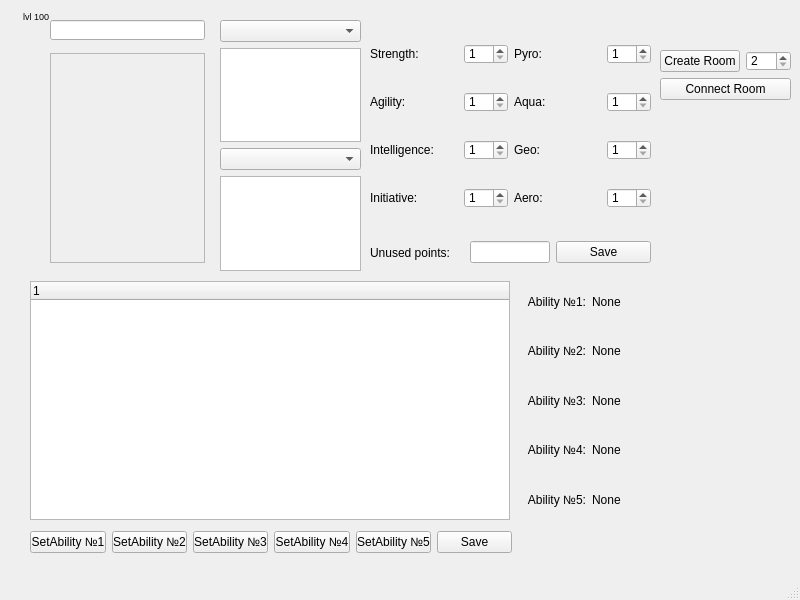
<?xml version="1.0" encoding="UTF-8"?>
<ui version="4.0">
 <class>MainWindow</class>
 <widget class="QMainWindow" name="MainWindow">
  <property name="geometry">
   <rect>
    <x>0</x>
    <y>0</y>
    <width>800</width>
    <height>600</height>
   </rect>
  </property>
  <property name="minimumSize">
   <size>
    <width>800</width>
    <height>600</height>
   </size>
  </property>
  <property name="windowTitle">
   <string>MainWindow</string>
  </property>
  <widget class="QWidget" name="centralwidget">
   <widget class="QFrame" name="Avatar">
    <property name="geometry">
     <rect>
      <x>50</x>
      <y>53</y>
      <width>155</width>
      <height>210</height>
     </rect>
    </property>
    <property name="minimumSize">
     <size>
      <width>155</width>
      <height>210</height>
     </size>
    </property>
    <property name="maximumSize">
     <size>
      <width>155</width>
      <height>210</height>
     </size>
    </property>
    <property name="frameShape">
     <enum>QFrame::StyledPanel</enum>
    </property>
    <property name="frameShadow">
     <enum>QFrame::Raised</enum>
    </property>
   </widget>
   <widget class="QLabel" name="Lvl">
    <property name="geometry">
     <rect>
      <x>18</x>
      <y>11</y>
      <width>31</width>
      <height>20</height>
     </rect>
    </property>
    <property name="font">
     <font>
      <pointsize>7</pointsize>
      <italic>false</italic>
      <kerning>true</kerning>
     </font>
    </property>
    <property name="text">
     <string>lvl 100</string>
    </property>
    <property name="alignment">
     <set>Qt::AlignRight|Qt::AlignTop|Qt::AlignTrailing</set>
    </property>
   </widget>
   <widget class="QLineEdit" name="Name">
    <property name="geometry">
     <rect>
      <x>50</x>
      <y>20</y>
      <width>155</width>
      <height>20</height>
     </rect>
    </property>
    <property name="font">
     <font>
      <family>Arial</family>
      <pointsize>9</pointsize>
      <weight>75</weight>
      <bold>true</bold>
     </font>
    </property>
   </widget>
   <widget class="QWidget" name="layoutWidget">
    <property name="geometry">
     <rect>
      <x>660</x>
      <y>50</y>
      <width>131</width>
      <height>81</height>
     </rect>
    </property>
    <layout class="QGridLayout" name="gridLayout_4">
     <item row="0" column="0">
      <layout class="QHBoxLayout" name="horizontalLayout_6">
       <item>
        <widget class="QPushButton" name="Create">
         <property name="text">
          <string>Create Room</string>
         </property>
        </widget>
       </item>
       <item>
        <widget class="QSpinBox" name="Value">
         <property name="maximumSize">
          <size>
           <width>48</width>
           <height>20</height>
          </size>
         </property>
         <property name="minimum">
          <number>2</number>
         </property>
         <property name="maximum">
          <number>10</number>
         </property>
        </widget>
       </item>
      </layout>
     </item>
     <item row="1" column="0">
      <widget class="QPushButton" name="Connect">
       <property name="text">
        <string>Connect Room</string>
       </property>
      </widget>
     </item>
     <item row="2" column="0">
      <widget class="QLabel" name="ErrorLable">
       <property name="font">
        <font>
         <family>Arial</family>
         <weight>75</weight>
         <bold>true</bold>
        </font>
       </property>
       <property name="text">
        <string/>
       </property>
       <property name="scaledContents">
        <bool>false</bool>
       </property>
       <property name="alignment">
        <set>Qt::AlignCenter</set>
       </property>
      </widget>
     </item>
    </layout>
   </widget>
   <widget class="QWidget" name="layoutWidget_2">
    <property name="geometry">
     <rect>
      <x>220</x>
      <y>20</y>
      <width>141</width>
      <height>251</height>
     </rect>
    </property>
    <layout class="QGridLayout" name="gridLayout_5">
     <item row="1" column="0">
      <widget class="QListWidget" name="WeaponView">
       <property name="spacing">
        <number>0</number>
       </property>
       <property name="gridSize">
        <size>
         <width>0</width>
         <height>16</height>
        </size>
       </property>
       <property name="modelColumn">
        <number>0</number>
       </property>
      </widget>
     </item>
     <item row="0" column="0">
      <widget class="QComboBox" name="WeaponBox">
       <property name="duplicatesEnabled">
        <bool>false</bool>
       </property>
      </widget>
     </item>
     <item row="3" column="0">
      <widget class="QListWidget" name="ArmorView">
       <property name="gridSize">
        <size>
         <width>0</width>
         <height>16</height>
        </size>
       </property>
      </widget>
     </item>
     <item row="2" column="0">
      <widget class="QComboBox" name="ArmorBox"/>
     </item>
    </layout>
   </widget>
   <widget class="QWidget" name="">
    <property name="geometry">
     <rect>
      <x>370</x>
      <y>240</y>
      <width>281</width>
      <height>25</height>
     </rect>
    </property>
    <layout class="QHBoxLayout" name="horizontalLayout_3">
     <property name="spacing">
      <number>6</number>
     </property>
     <item>
      <layout class="QHBoxLayout" name="horizontalLayout_2">
       <property name="spacing">
        <number>0</number>
       </property>
       <item>
        <widget class="QLabel" name="InitLable_2">
         <property name="minimumSize">
          <size>
           <width>90</width>
           <height>20</height>
          </size>
         </property>
         <property name="maximumSize">
          <size>
           <width>100</width>
           <height>16777215</height>
          </size>
         </property>
         <property name="font">
          <font>
           <family>Arial</family>
           <pointsize>9</pointsize>
          </font>
         </property>
         <property name="text">
          <string>Unused points:</string>
         </property>
        </widget>
       </item>
       <item>
        <widget class="QLineEdit" name="Points">
         <property name="minimumSize">
          <size>
           <width>30</width>
           <height>20</height>
          </size>
         </property>
         <property name="maximumSize">
          <size>
           <width>80</width>
           <height>16777215</height>
          </size>
         </property>
         <property name="readOnly">
          <bool>true</bool>
         </property>
        </widget>
       </item>
      </layout>
     </item>
     <item>
      <widget class="QPushButton" name="SavePoints">
       <property name="text">
        <string>Save</string>
       </property>
      </widget>
     </item>
    </layout>
   </widget>
   <widget class="QWidget" name="">
    <property name="geometry">
     <rect>
      <x>30</x>
      <y>530</y>
      <width>482</width>
      <height>25</height>
     </rect>
    </property>
    <layout class="QHBoxLayout" name="horizontalLayout_4">
     <item>
      <widget class="QPushButton" name="Set1">
       <property name="font">
        <font>
         <family>Arial</family>
        </font>
       </property>
       <property name="text">
        <string>SetAbility №1</string>
       </property>
      </widget>
     </item>
     <item>
      <widget class="QPushButton" name="Set2">
       <property name="font">
        <font>
         <family>Arial</family>
        </font>
       </property>
       <property name="text">
        <string>SetAbility №2</string>
       </property>
      </widget>
     </item>
     <item>
      <widget class="QPushButton" name="Set3">
       <property name="font">
        <font>
         <family>Arial</family>
        </font>
       </property>
       <property name="text">
        <string>SetAbility №3</string>
       </property>
      </widget>
     </item>
     <item>
      <widget class="QPushButton" name="Set4">
       <property name="font">
        <font>
         <family>Arial</family>
        </font>
       </property>
       <property name="text">
        <string>SetAbility №4</string>
       </property>
      </widget>
     </item>
     <item>
      <widget class="QPushButton" name="Set5">
       <property name="font">
        <font>
         <family>Arial</family>
        </font>
       </property>
       <property name="text">
        <string>SetAbility №5</string>
       </property>
      </widget>
     </item>
     <item>
      <widget class="QPushButton" name="SaveAbility">
       <property name="text">
        <string>Save</string>
       </property>
      </widget>
     </item>
    </layout>
   </widget>
   <widget class="QWidget" name="">
    <property name="geometry">
     <rect>
      <x>370</x>
      <y>22</y>
      <width>281</width>
      <height>211</height>
     </rect>
    </property>
    <layout class="QHBoxLayout" name="horizontalLayout">
     <item>
      <layout class="QGridLayout" name="gridLayout">
       <item row="3" column="1">
        <widget class="QSpinBox" name="InitValue">
         <property name="minimumSize">
          <size>
           <width>34</width>
           <height>20</height>
          </size>
         </property>
         <property name="maximumSize">
          <size>
           <width>44</width>
           <height>20</height>
          </size>
         </property>
         <property name="minimum">
          <number>1</number>
         </property>
         <property name="value">
          <number>1</number>
         </property>
        </widget>
       </item>
       <item row="0" column="0">
        <widget class="QLabel" name="StrLable">
         <property name="font">
          <font>
           <family>Arial</family>
           <pointsize>9</pointsize>
          </font>
         </property>
         <property name="text">
          <string>Strength:</string>
         </property>
        </widget>
       </item>
       <item row="1" column="1">
        <widget class="QSpinBox" name="AgilityValue">
         <property name="minimumSize">
          <size>
           <width>34</width>
           <height>20</height>
          </size>
         </property>
         <property name="maximumSize">
          <size>
           <width>44</width>
           <height>20</height>
          </size>
         </property>
         <property name="minimum">
          <number>1</number>
         </property>
         <property name="value">
          <number>1</number>
         </property>
        </widget>
       </item>
       <item row="1" column="0">
        <widget class="QLabel" name="AgilLable">
         <property name="font">
          <font>
           <family>Arial</family>
           <pointsize>9</pointsize>
          </font>
         </property>
         <property name="text">
          <string>Agility:</string>
         </property>
        </widget>
       </item>
       <item row="0" column="1">
        <widget class="QSpinBox" name="StrValue">
         <property name="minimumSize">
          <size>
           <width>34</width>
           <height>20</height>
          </size>
         </property>
         <property name="maximumSize">
          <size>
           <width>44</width>
           <height>20</height>
          </size>
         </property>
         <property name="minimum">
          <number>1</number>
         </property>
         <property name="value">
          <number>1</number>
         </property>
        </widget>
       </item>
       <item row="3" column="0">
        <widget class="QLabel" name="InitLable">
         <property name="font">
          <font>
           <family>Arial</family>
           <pointsize>9</pointsize>
          </font>
         </property>
         <property name="text">
          <string>Initiative:</string>
         </property>
        </widget>
       </item>
       <item row="2" column="1">
        <widget class="QSpinBox" name="IntValue">
         <property name="minimumSize">
          <size>
           <width>34</width>
           <height>20</height>
          </size>
         </property>
         <property name="maximumSize">
          <size>
           <width>44</width>
           <height>20</height>
          </size>
         </property>
         <property name="minimum">
          <number>1</number>
         </property>
         <property name="value">
          <number>1</number>
         </property>
        </widget>
       </item>
       <item row="2" column="0">
        <widget class="QLabel" name="IntLable">
         <property name="font">
          <font>
           <family>Arial</family>
           <pointsize>9</pointsize>
          </font>
         </property>
         <property name="text">
          <string>Intelligence:</string>
         </property>
        </widget>
       </item>
      </layout>
     </item>
     <item>
      <layout class="QGridLayout" name="gridLayout_2">
       <item row="0" column="0">
        <widget class="QLabel" name="PyroLable">
         <property name="font">
          <font>
           <family>Arial</family>
           <pointsize>9</pointsize>
          </font>
         </property>
         <property name="text">
          <string>Pyro:</string>
         </property>
        </widget>
       </item>
       <item row="0" column="1">
        <widget class="QSpinBox" name="PyroValue">
         <property name="minimumSize">
          <size>
           <width>34</width>
           <height>20</height>
          </size>
         </property>
         <property name="maximumSize">
          <size>
           <width>44</width>
           <height>20</height>
          </size>
         </property>
         <property name="minimum">
          <number>1</number>
         </property>
         <property name="value">
          <number>1</number>
         </property>
        </widget>
       </item>
       <item row="1" column="0">
        <widget class="QLabel" name="AquaLable">
         <property name="font">
          <font>
           <family>Arial</family>
           <pointsize>9</pointsize>
          </font>
         </property>
         <property name="text">
          <string>Aqua:</string>
         </property>
        </widget>
       </item>
       <item row="1" column="1">
        <widget class="QSpinBox" name="AquaValue">
         <property name="minimumSize">
          <size>
           <width>34</width>
           <height>20</height>
          </size>
         </property>
         <property name="maximumSize">
          <size>
           <width>44</width>
           <height>20</height>
          </size>
         </property>
         <property name="minimum">
          <number>1</number>
         </property>
         <property name="value">
          <number>1</number>
         </property>
        </widget>
       </item>
       <item row="2" column="0">
        <widget class="QLabel" name="GeoLable">
         <property name="font">
          <font>
           <family>Arial</family>
           <pointsize>9</pointsize>
          </font>
         </property>
         <property name="text">
          <string>Geo:</string>
         </property>
        </widget>
       </item>
       <item row="2" column="1">
        <widget class="QSpinBox" name="GeoValue">
         <property name="minimumSize">
          <size>
           <width>34</width>
           <height>20</height>
          </size>
         </property>
         <property name="maximumSize">
          <size>
           <width>44</width>
           <height>20</height>
          </size>
         </property>
         <property name="minimum">
          <number>1</number>
         </property>
         <property name="value">
          <number>1</number>
         </property>
        </widget>
       </item>
       <item row="3" column="0">
        <widget class="QLabel" name="AeroLable">
         <property name="font">
          <font>
           <family>Arial</family>
           <pointsize>9</pointsize>
          </font>
         </property>
         <property name="text">
          <string>Aero:</string>
         </property>
        </widget>
       </item>
       <item row="3" column="1">
        <widget class="QSpinBox" name="AeroValue">
         <property name="minimumSize">
          <size>
           <width>34</width>
           <height>20</height>
          </size>
         </property>
         <property name="maximumSize">
          <size>
           <width>44</width>
           <height>20</height>
          </size>
         </property>
         <property name="minimum">
          <number>1</number>
         </property>
         <property name="value">
          <number>1</number>
         </property>
        </widget>
       </item>
      </layout>
     </item>
    </layout>
   </widget>
   <widget class="QWidget" name="">
    <property name="geometry">
     <rect>
      <x>30</x>
      <y>280</y>
      <width>761</width>
      <height>241</height>
     </rect>
    </property>
    <layout class="QHBoxLayout" name="horizontalLayout_5">
     <item>
      <widget class="QTreeWidget" name="SkillTree">
       <property name="minimumSize">
        <size>
         <width>480</width>
         <height>239</height>
        </size>
       </property>
       <property name="maximumSize">
        <size>
         <width>480</width>
         <height>239</height>
        </size>
       </property>
       <attribute name="headerVisible">
        <bool>true</bool>
       </attribute>
       <attribute name="headerCascadingSectionResizes">
        <bool>false</bool>
       </attribute>
       <attribute name="headerHighlightSections">
        <bool>false</bool>
       </attribute>
      </widget>
     </item>
     <item>
      <layout class="QGridLayout" name="gridLayout_3">
       <item row="1" column="1">
        <widget class="QLabel" name="Ability2">
         <property name="font">
          <font>
           <family>Arial</family>
           <pointsize>9</pointsize>
          </font>
         </property>
         <property name="text">
          <string>None</string>
         </property>
        </widget>
       </item>
       <item row="0" column="1">
        <widget class="QLabel" name="Ability1">
         <property name="font">
          <font>
           <family>Arial</family>
           <pointsize>9</pointsize>
          </font>
         </property>
         <property name="text">
          <string>None</string>
         </property>
        </widget>
       </item>
       <item row="3" column="0">
        <widget class="QLabel" name="AbilityLable4">
         <property name="minimumSize">
          <size>
           <width>70</width>
           <height>20</height>
          </size>
         </property>
         <property name="maximumSize">
          <size>
           <width>70</width>
           <height>48</height>
          </size>
         </property>
         <property name="font">
          <font>
           <family>Arial</family>
           <pointsize>9</pointsize>
          </font>
         </property>
         <property name="text">
          <string>Ability №4:</string>
         </property>
         <property name="alignment">
          <set>Qt::AlignRight|Qt::AlignTrailing|Qt::AlignVCenter</set>
         </property>
        </widget>
       </item>
       <item row="2" column="0">
        <widget class="QLabel" name="AbilityLable3">
         <property name="minimumSize">
          <size>
           <width>70</width>
           <height>0</height>
          </size>
         </property>
         <property name="maximumSize">
          <size>
           <width>70</width>
           <height>16777215</height>
          </size>
         </property>
         <property name="font">
          <font>
           <family>Arial</family>
           <pointsize>9</pointsize>
          </font>
         </property>
         <property name="text">
          <string>Ability №3:</string>
         </property>
         <property name="alignment">
          <set>Qt::AlignRight|Qt::AlignTrailing|Qt::AlignVCenter</set>
         </property>
        </widget>
       </item>
       <item row="1" column="0">
        <widget class="QLabel" name="AbilityLable2">
         <property name="minimumSize">
          <size>
           <width>70</width>
           <height>0</height>
          </size>
         </property>
         <property name="maximumSize">
          <size>
           <width>70</width>
           <height>16777215</height>
          </size>
         </property>
         <property name="font">
          <font>
           <family>Arial</family>
           <pointsize>9</pointsize>
          </font>
         </property>
         <property name="text">
          <string>Ability №2:</string>
         </property>
         <property name="alignment">
          <set>Qt::AlignRight|Qt::AlignTrailing|Qt::AlignVCenter</set>
         </property>
        </widget>
       </item>
       <item row="2" column="1">
        <widget class="QLabel" name="Ability3">
         <property name="font">
          <font>
           <family>Arial</family>
           <pointsize>9</pointsize>
          </font>
         </property>
         <property name="text">
          <string>None</string>
         </property>
        </widget>
       </item>
       <item row="0" column="0">
        <widget class="QLabel" name="AbilityLable1">
         <property name="minimumSize">
          <size>
           <width>70</width>
           <height>0</height>
          </size>
         </property>
         <property name="maximumSize">
          <size>
           <width>70</width>
           <height>16777215</height>
          </size>
         </property>
         <property name="font">
          <font>
           <family>Arial</family>
           <pointsize>9</pointsize>
          </font>
         </property>
         <property name="text">
          <string>Ability №1:</string>
         </property>
         <property name="alignment">
          <set>Qt::AlignRight|Qt::AlignTrailing|Qt::AlignVCenter</set>
         </property>
        </widget>
       </item>
       <item row="3" column="1">
        <widget class="QLabel" name="Ability4">
         <property name="font">
          <font>
           <family>Arial</family>
           <pointsize>9</pointsize>
          </font>
         </property>
         <property name="text">
          <string>None</string>
         </property>
        </widget>
       </item>
       <item row="4" column="0">
        <widget class="QLabel" name="AbilityLable5">
         <property name="minimumSize">
          <size>
           <width>70</width>
           <height>20</height>
          </size>
         </property>
         <property name="maximumSize">
          <size>
           <width>70</width>
           <height>48</height>
          </size>
         </property>
         <property name="font">
          <font>
           <family>Arial</family>
           <pointsize>9</pointsize>
          </font>
         </property>
         <property name="text">
          <string>Ability №5:</string>
         </property>
         <property name="alignment">
          <set>Qt::AlignRight|Qt::AlignTrailing|Qt::AlignVCenter</set>
         </property>
        </widget>
       </item>
       <item row="4" column="1">
        <widget class="QLabel" name="Ability5">
         <property name="font">
          <font>
           <family>Arial</family>
           <pointsize>9</pointsize>
          </font>
         </property>
         <property name="text">
          <string>None</string>
         </property>
        </widget>
       </item>
      </layout>
     </item>
    </layout>
   </widget>
  </widget>
  <widget class="QMenuBar" name="menubar">
   <property name="geometry">
    <rect>
     <x>0</x>
     <y>0</y>
     <width>800</width>
     <height>21</height>
    </rect>
   </property>
  </widget>
  <widget class="QStatusBar" name="statusbar"/>
 </widget>
 <resources/>
 <connections/>
</ui>
